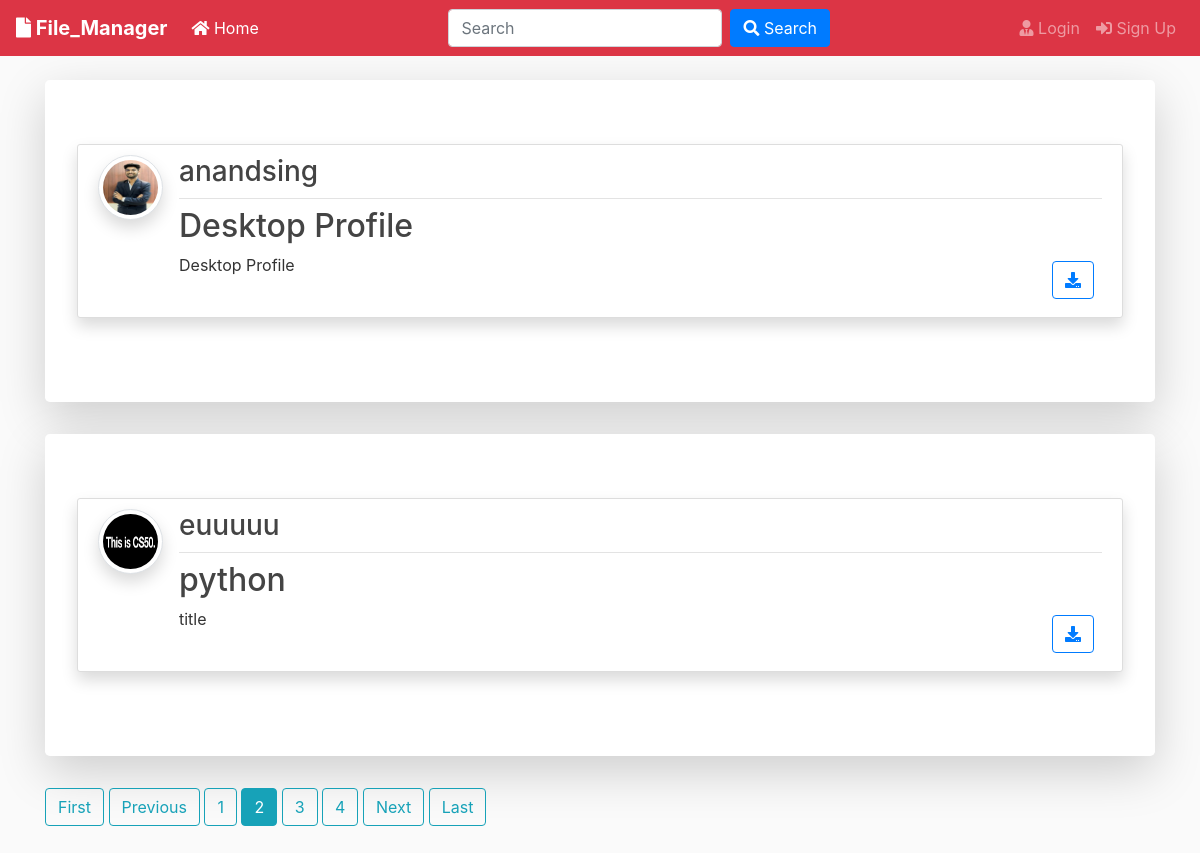
Screenshot of /?page=2 with the database file from the repository.
### blog/models.py (models this page shows, shortened)
class Post(models.Model):
	title = models.CharField(max_length=100)
	file = models.FileField(null=True,blank=True,upload_to='Files')
	content = models.TextField()
	date_posted = models.DateTimeField(default=timezone.now)
	author = models.ForeignKey(User, on_delete=models.CASCADE)

### users/models.py (models this page shows, shortened)
class Profile(models.Model):
    user = models.OneToOneField(User, on_delete=models.CASCADE)
    image = models.ImageField(default='default.jpg', upload_to='profile_pics')

### blog/views.py (the view)
# urls.py: path('', PostListView.as_view(), name='blog-home'),
class PostListView(ListView):
    model = Post
    template_name = 'blog/home.html'  # <app>/<model>_<viewtype>.html
    context_object_name = 'posts'
    ordering = ['-date_posted']
    paginate_by = 2

### blog/templates/blog/home.html (shortened to what this page needs)
{% extends "blog/base.html" %}
{% block content %}
    {% for post in posts %}
      <div class="jumbotron mt-3 bg-white shadow-lg">
      <article class="media content-section shadow">
        <a href="{{ post.author.profile.image.url }} " target="_blank"> <img src="{{ post.author.profile.image.url }}  " alt="" class="article-img rounded-circle img-thumbnail img-fluid shadow">
        </a>
        <div class="media-body">
          <div class="article-metadata d-flex justify-content-between">
            <a class="mr-2 " href="{% url 'user-posts' post.author.username  %}"><h3>{{ post.author }}</h3></a>
          </div>
          <h2><a class="article-title text-justify " href="{% url 'post-detail' post.id %}">{{ post.title }}</a></h2>
          <div class="d-flex justify-content-between">
            <p class="article-content text-justify text-truncate overflow-hidden">{{ post.content }}</p>
            {% if post.file %}
          <div class="form-group mt-0 pt-0  m-2">
            <a class="btn btn-outline-primary  btn-d "  href="{{ post.file.url }}"  download type="submit"><i class="fas fa-download"></i></a>
          </div>
          {% endif %}
        </div>
      </article>
      </div>
    {% endfor %}
    {% if is_paginated %}
      {% if page_obj.has_previous %}
        <a class="btn btn-outline-info mb-4" href="?page=1">First</a>
        <a class="btn btn-outline-info mb-4" href="?page={{ page_obj.previous_page_number }}">Previous</a>
      {% endif %}
      {% for num in page_obj.paginator.page_range %}
        {% if page_obj.number == num %}
          <a class="btn btn-info mb-4" href="?page={{ num }}">{{ num }}</a>
        {% elif num > page_obj.number|add:'-3' and num < page_obj.number|add:'3' %}
          <a class="btn btn-outline-info mb-4" href="?page={{ num }}">{{ num }}</a>
        {% endif %}
      {% endfor %}
      {% if page_obj.has_next %}
        <a class="btn btn-outline-info mb-4" href="?page={{ page_obj.next_page_number }}">Next</a>
        <a class="btn btn-outline-info mb-4" href="?page={{ page_obj.paginator.num_pages }}">Last</a>
      {% endif %}
    {% endif %}
{% endblock content %}

### blog/static/blog/main.css (style rules this page uses)
body { background: #fafafa; color: #333333; margin-top: 0; }
h1, h2, h3, h4, h5, h6 { color: #444444; }
.content-section { background: #ffffff; padding: 10px 20px; border: 1px solid #dddddd; border-radius: 3px; margin-bottom: 20px; }
.article-title { color: #444444; }
.article-content { white-space: pre-line; }
.article-img { height: 65px; width: 65px; margin-right: 16px; }
.article-metadata { padding-bottom: 1px; margin-bottom: 4px; border-bottom: 1px solid #e3e3e3 }

### rows the page displays
Post: author.profile.image (picture), author "anandsing", title "Desktop Profile", content "Desktop Profile"
Post: author.profile.image (placeholder picture), author "euuuuu", title "python", content "title"

### other values shown
{{ num }} "1" "3" "4"
{{ num }} "2"
